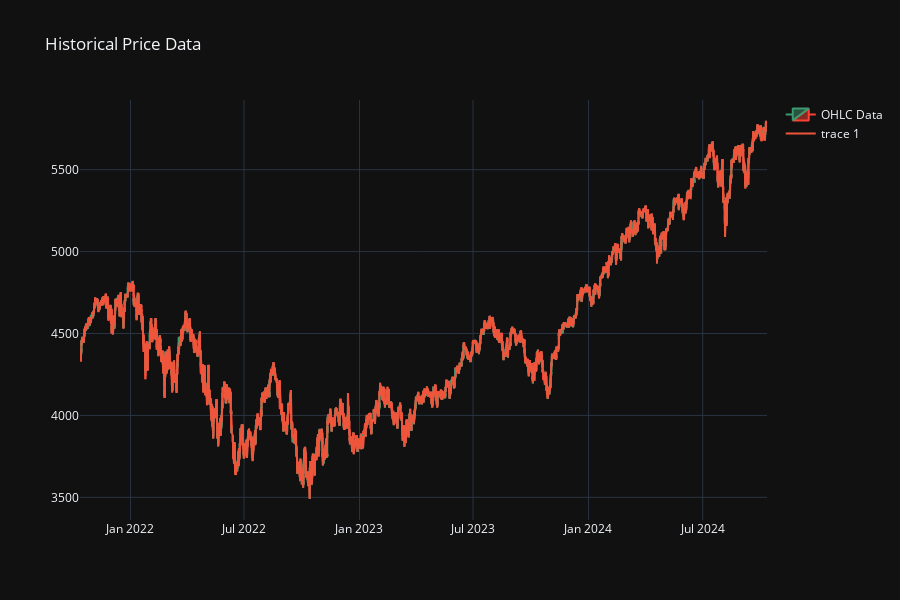

This figure's notebook cell:
### Code cell
fig = create_price_fig(ohlc_h1)
fig.add_trace(go.Scatter(x=min_max_df2['time'], y=min_max_df2['value'], mode="lines"))

fig.show()

### Figure 1 — Plotly figure (JSON) as saved in the notebook; plotly's stock layout.template omitted (floating-point values rounded to 4 significant figures; data arrays with more than 128 entries replaced by an {"elided": "..."} marker saying what was removed)
{"data": [{"close": {"elided": "17739 float values"}, "high": {"elided": "17739 float values"}, "low": {"elided": "17739 float values"}, "name": "OHLC Data", "open": {"elided": "17739 float values"}, "x": {"elided": "17739 str values"}, "type": "candlestick"}, {"mode": "lines", "x": {"elided": "1174 str values"}, "y": {"elided": "1174 float values"}, "type": "scatter"}], "layout": {"height": 600, "title": {"text": "Historical Price Data"}, "xaxis": {"rangeslider": {"visible": false}}}}
